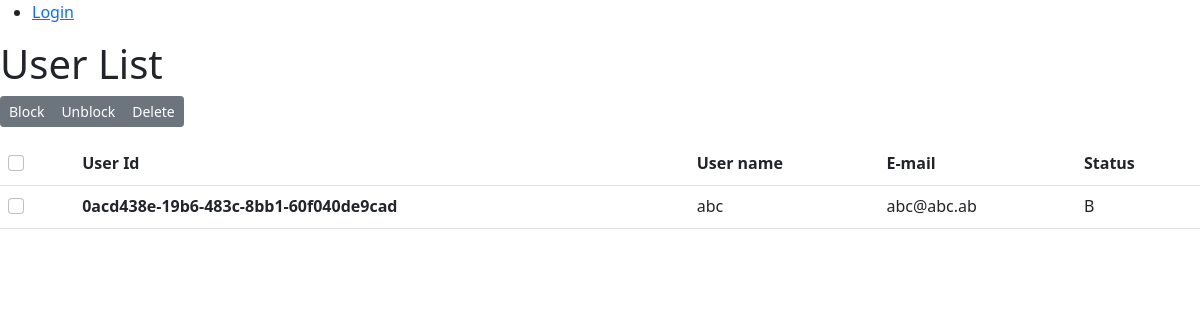
Before: /users/ with the older database file.
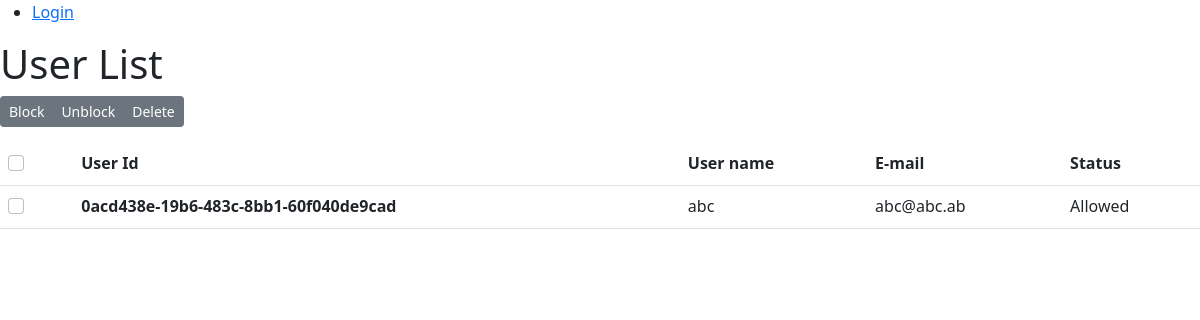
After: the same page with the newer database file.
### users/models.py (models this page shows, shortened)
class UserInformation(models.Model):
    id = models.UUIDField(primary_key=True, default=uuid.uuid4, editable=False)
    username = models.CharField(max_length=30, unique=True, verbose_name='User Name',
                                help_text='Enter your user name less 30 symbols.')
    email = models.EmailField(max_length=254, unique=True, verbose_name='E-mail',
                              help_text='Enter your e-mail.')
    status = models.CharField(max_length=30, default='Allowed', verbose_name='Status account',
                              choices=[
                                  ("Allowed", "Allowed"),
                                  ("Blocked", "Blocked"),
                              ]
                              )
    class Meta:
        ordering = ["id"]

### users/views.py (the view)
# urls.py: path(r'users/', views.UserListView.as_view(), name='users'),
class UserListView(generic.ListView):
    model = UserInformation
    template_name = 'users/users.html'
    context_object_name = 'users_list'
    def get_context_data(self, **kwargs):
        context = super(UserListView, self).get_context_data(**kwargs)
        context['last_login'] = 'This is just some data'
        return context

### users/templates/users/users.html
{% extends 'users/layout.html' %}
{% block content %}
    <h1>User List</h1>
    {% if users_list %}
        <div class="btn-toolbar mb-3" role="toolbar" aria-label="Toolbar with button groups">
            <div class="btn-group btn-group-sm" role="group" aria-label="First group">
                <button type="button" class="btn btn-secondary">Block</button>
                <button type="button" class="btn btn-secondary">Unblock</button>
                <button type="button" class="btn btn-secondary">Delete</button>
            </div>
        </div>
    <table class="table">
        <tr>
            <th>
                <div class="form-check">
                    <input class="form-check-input" type="checkbox" value="" id="flexCheckDefault">
                </div>
            </th>
            <th scope="col">User Id</th>
            <th scope="col">User name</th>
            <th scope="col">E-mail</th>
            <th scope="col">Status</th>
        </tr>
        {% for user in users_list %}
        <tr>
            <td>
                <div class="form-check">
                    <input class="form-check-input" type="checkbox" value="" id="flexCheckDefault">
                </div>
            </td>
            <th scope="row">{{ user.id }}</th>
            <td>{{ user.username }}</td>
            <td>{{ user.email }}</td>
            <td>{{ user.status }}</td>
        </tr>
      {% endfor %}
    </table>
    {% else %}
      <p> All users are deleted. :(</p>
    {% endif %}
{% endblock %}

### users/templates/users/layout.html (shortened to what this page needs)
<!DOCTYPE html>
<html lang="en">
<head>
    <ul class="sidebar-nav">
       {% if user.is_authenticated %}
         <li>User: {{ user.get_username }}</li>
         <li><a href="{% url 'logout'%}?next={{request.path}}">Logout</a></li>
       {% else %}
         <li><a href="{% url 'login'%}?next={{request.path}}">Login</a></li>
       {% endif %}
    </ul>
    {% load static %}
    <link rel="stylesheet" type="text/css" href="{% static 'bootstrap.min.css' %}" />
</head>
<body>
    {% block content %}{% endblock %}
</body>
</html>

Changed rows visible on the page:
changed UserInformation "0acd438e-19b6-483c-8bb1-60f040de9cad": status "B" → "Allowed"
